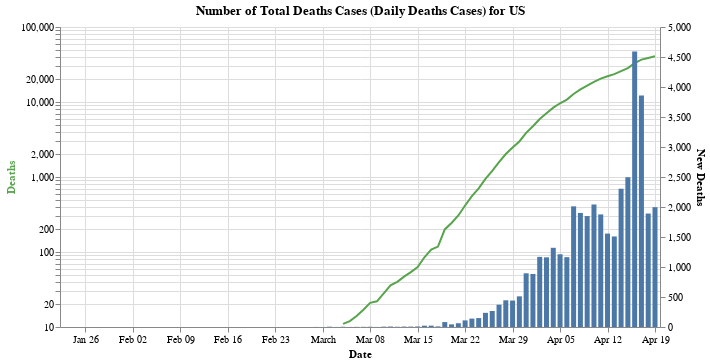

Notebook cell for this chart:
### Code cell
#hide_input
_new_bar = alt.Chart(df_country_cases).mark_bar().encode(
    alt.X('Date:T'),
    alt.Y('New Deaths:Q'),
    tooltip = list(df_country_cases)
)

_total_line = alt.Chart(df_country_cases[df_country_cases['Deaths'] > 10]).mark_line(color='#57A44C').encode(
    alt.X('Date:T'),
    alt.Y('Deaths:Q', axis=alt.Axis(titleColor='#57A44C'), scale=alt.Scale(type='log')),
    tooltip = list(df_country_cases)
)

alt.layer(_total_line, _new_bar).properties(
    width = 600,
    title = f'Number of Total Deaths Cases (Daily Deaths Cases) for {country}'
).resolve_scale(y='independent')

### Figure 1 — Vega-Lite specification as saved in the notebook (floating-point values rounded to 4 significant figures)
{"config": {"view": {"continuousWidth": 400, "continuousHeight": 300}}, "layer": [{"data": {"name": "data-04dc3d1431bc78b35ed537f938637155"}, "mark": {"type": "line", "color": "#57A44C"}, "encoding": {"tooltip": [{"type": "temporal", "field": "Date"}, {"type": "quantitative", "field": "Cases"}, {"type": "quantitative", "field": "Deaths"}, {"type": "quantitative", "field": "Recovered"}, {"type": "quantitative", "field": "Active"}, {"type": "quantitative", "field": "New Cases"}, {"type": "quantitative", "field": "New Deaths"}, {"type": "quantitative", "field": "New Recovered"}, {"type": "quantitative", "field": "New Active"}, {"type": "quantitative", "field": "Deaths_Rate"}, {"type": "quantitative", "field": "Recovered_Rate"}], "x": {"type": "temporal", "field": "Date"}, "y": {"type": "quantitative", "axis": {"titleColor": "#57A44C"}, "field": "Deaths", "scale": {"type": "log"}}}}, {"data": {"name": "data-539c4ec082f0dd5560b89d4c5c0d618b"}, "mark": "bar", "encoding": {"tooltip": [{"type": "temporal", "field": "Date"}, {"type": "quantitative", "field": "Cases"}, {"type": "quantitative", "field": "Deaths"}, {"type": "quantitative", "field": "Recovered"}, {"type": "quantitative", "field": "Active"}, {"type": "quantitative", "field": "New Cases"}, {"type": "quantitative", "field": "New Deaths"}, {"type": "quantitative", "field": "New Recovered"}, {"type": "quantitative", "field": "New Active"}, {"type": "quantitative", "field": "Deaths_Rate"}, {"type": "quantitative", "field": "Recovered_Rate"}], "x": {"type": "temporal", "field": "Date"}, "y": {"type": "quantitative", "field": "New Deaths"}}}], "resolve": {"scale": {"y": "independent"}}, "title": "Number of Total Deaths Cases (Daily Deaths Cases) for US", "width": 600, "$schema": "https://vega.github.io/schema/vega-lite/v4.8.1.json", "datasets": {"data-04dc3d1431bc78b35ed537f938637155": [{"Date": "2020-03-04T00:00:00", "Cases": 149, "Deaths": 11, "Recovered": 7, "Active": 131, "New Cases": 31.0, "New Deaths": 4.0, "New Recovered": 0.0, "New Active": 27.0, "Deaths_Rate": 0.07383, "Recovered_Rate": 0.04698}, {"Date": "2020-03-05T00:00:00", "Cases": 217, "Deaths": 12, "Recovered": 7, "Active": 198, "New Cases": 68.0, "New Deaths": 1.0, "New Recovered": 0.0, "New Active": 67.0, "Deaths_Rate": 0.0553, "Recovered_Rate": 0.03226}, {"Date": "2020-03-06T00:00:00", "Cases": 262, "Deaths": 14, "Recovered": 7, "Active": 241, "New Cases": 45.0, "New Deaths": 2.0, "New Recovered": 0.0, "New Active": 43.0, "Deaths_Rate": 0.05344, "Recovered_Rate": 0.02672}, {"Date": "2020-03-07T00:00:00", "Cases": 402, "Deaths": 17, "Recovered": 7, "Active": 378, "New Cases": 140.0, "New Deaths": 3.0, "New Recovered": 0.0, "New Active": 137.0, "Deaths_Rate": 0.04229, "Recovered_Rate": 0.01741}, {"Date": "2020-03-08T00:00:00", "Cases": 518, "Deaths": 21, "Recovered": 7, "Active": 490, "New Cases": 116.0, "New Deaths": 4.0, "New Recovered": 0.0, "New Active": 112.0, "Deaths_Rate": 0.04054, "Recovered_Rate": 0.01351}, {"Date": "2020-03-09T00:00:00", "Cases": 583, "Deaths": 22, "Recovered": 7, "Active": 554, "New Cases": 65.0, "New Deaths": 1.0, "New Recovered": 0.0, "New Active": 64.0, "Deaths_Rate": 0.03774, "Recovered_Rate": 0.01201}, {"Date": "2020-03-10T00:00:00", "Cases": 959, "Deaths": 28, "Recovered": 8, "Active": 923, "New Cases": 376.0, "New Deaths": 6.0, "New Recovered": 1.0, "New Active": 369.0, "Deaths_Rate": 0.0292, "Recovered_Rate": 0.008342}, {"Date": "2020-03-11T00:00:00", "Cases": 1281, "Deaths": 36, "Recovered": 8, "Active": 1237, "New Cases": 322.0, "New Deaths": 8.0, "New Recovered": 0.0, "New Active": 314.0, "Deaths_Rate": 0.0281, "Recovered_Rate": 0.006245}, {"Date": "2020-03-12T00:00:00", "Cases": 1663, "Deaths": 40, "Recovered": 12, "Active": 1611, "New Cases": 382.0, "New Deaths": 4.0, "New Recovered": 4.0, "New Active": 374.0, "Deaths_Rate": 0.02405, "Recovered_Rate": 0.007216}, {"Date": "2020-03-13T00:00:00", "Cases": 2179, "Deaths": 47, "Recovered": 12, "Active": 2120, "New Cases": 516.0, "New Deaths": 7.0, "New Recovered": 0.0, "New Active": 509.0, "Deaths_Rate": 0.02157, "Recovered_Rate": 0.005507}, {"Date": "2020-03-14T00:00:00", "Cases": 2727, "Deaths": 54, "Recovered": 12, "Active": 2661, "New Cases": 548.0, "New Deaths": 7.0, "New Recovered": 0.0, "New Active": 541.0, "Deaths_Rate": 0.0198, "Recovered_Rate": 0.0044}, {"Date": "2020-03-15T00:00:00", "Cases": 3499, "Deaths": 63, "Recovered": 12, "Active": 3424, "New Cases": 772.0, "New Deaths": 9.0, "New Recovered": 0.0, "New Active": 763.0, "Deaths_Rate": 0.01801, "Recovered_Rate": 0.00343}, {"Date": "2020-03-16T00:00:00", "Cases": 4632, "Deaths": 85, "Recovered": 17, "Active": 4530, "New Cases": 1133.0, "New Deaths": 22.0, "New Recovered": 5.0, "New Active": 1106.0, "Deaths_Rate": 0.01835, "Recovered_Rate": 0.00367}, {"Date": "2020-03-17T00:00:00", "Cases": 6421, "Deaths": 108, "Recovered": 17, "Active": 6296, "New Cases": 1789.0, "New Deaths": 23.0, "New Recovered": 0.0, "New Active": 1766.0, "Deaths_Rate": 0.01682, "Recovered_Rate": 0.002648}, {"Date": "2020-03-18T00:00:00", "Cases": 7783, "Deaths": 118, "Recovered": 105, "Active": 7560, "New Cases": 1362.0, "New Deaths": 10.0, "New Recovered": 88.0, "New Active": 1264.0, "Deaths_Rate": 0.01516, "Recovered_Rate": 0.01349}, {"Date": "2020-03-19T00:00:00", "Cases": 13747, "Deaths": 200, "Recovered": 121, "Active": 13426, "New Cases": 5964.0, "New Deaths": 82.0, "New Recovered": 16.0, "New Active": 5866.0, "Deaths_Rate": 0.01455, "Recovered_Rate": 0.008802}, {"Date": "2020-03-20T00:00:00", "Cases": 19273, "Deaths": 244, "Recovered": 147, "Active": 18882, "New Cases": 5526.0, "New Deaths": 44.0, "New Recovered": 26.0, "New Active": 5456.0, "Deaths_Rate": 0.01266, "Recovered_Rate": 0.007627}, {"Date": "2020-03-21T00:00:00", "Cases": 25600, "Deaths": 307, "Recovered": 176, "Active": 25117, "New Cases": 6327.0, "New Deaths": 63.0, "New Recovered": 29.0, "New Active": 6235.0, "Deaths_Rate": 0.01199, "Recovered_Rate": 0.006875}, {"Date": "2020-03-22T00:00:00", "Cases": 33276, "Deaths": 417, "Recovered": 178, "Active": 32681, "New Cases": 7676.0, "New Deaths": 110.0, "New Recovered": 2.0, "New Active": 7564.0, "Deaths_Rate": 0.01253, "Recovered_Rate": 0.005349}, {"Date": "2020-03-23T00:00:00", "Cases": 43843, "Deaths": 557, "Recovered": 178, "Active": 43108, "New Cases": 10570.0, "New Deaths": 140.0, "New Recovered": 0.0, "New Active": 10430.0, "Deaths_Rate": 0.0127, "Recovered_Rate": 0.00406}, {"Date": "2020-03-24T00:00:00", "Cases": 53736, "Deaths": 706, "Recovered": 348, "Active": 52682, "New Cases": 9893.0, "New Deaths": 149.0, "New Recovered": 170.0, "New Active": 9574.0, "Deaths_Rate": 0.01314, "Recovered_Rate": 0.006476}, {"Date": "2020-03-25T00:00:00", "Cases": 65778, "Deaths": 942, "Recovered": 361, "Active": 64475, "New Cases": 12040.0, "New Deaths": 236.0, "New Recovered": 13.0, "New Active": 11790.0, "Deaths_Rate": 0.01432, "Recovered_Rate": 0.005488}, {"Date": "2020-03-26T00:00:00", "Cases": 83836, "Deaths": 1209, "Recovered": 681, "Active": 81946, "New Cases": 18060.0, "New Deaths": 267.0, "New Recovered": 320.0, "New Active": 17470.0, "Deaths_Rate": 0.01442, "Recovered_Rate": 0.008123}, {"Date": "2020-03-27T00:00:00", "Cases": 101657, "Deaths": 1581, "Recovered": 869, "Active": 99207, "New Cases": 17820.0, "New Deaths": 372.0, "New Recovered": 188.0, "New Active": 17260.0, "Deaths_Rate": 0.01555, "Recovered_Rate": 0.008548}, {"Date": "2020-03-28T00:00:00", "Cases": 121465, "Deaths": 2026, "Recovered": 1072, "Active": 118367, "New Cases": 19810.0, "New Deaths": 445.0, "New Recovered": 203.0, "New Active": 19160.0, "Deaths_Rate": 0.01668, "Recovered_Rate": 0.008826}, {"Date": "2020-03-29T00:00:00", "Cases": 140909, "Deaths": 2467, "Recovered": 2665, "Active": 135777, "New Cases": 19440.0, "New Deaths": 441.0, "New Recovered": 1593.0, "New Active": 17410.0, "Deaths_Rate": 0.01751, "Recovered_Rate": 0.01891}, {"Date": "2020-03-30T00:00:00", "Cases": 161831, "Deaths": 2978, "Recovered": 5644, "Active": 153209, "New Cases": 20920.0, "New Deaths": 511.0, "New Recovered": 2979.0, "New Active": 17430.0, "Deaths_Rate": 0.0184, "Recovered_Rate": 0.03488}, {"Date": "2020-03-31T00:00:00", "Cases": 188172, "Deaths": 3873, "Recovered": 7024, "Active": 177275, "New Cases": 26340.0, "New Deaths": 895.0, "New Recovered": 1380.0, "New Active": 24070.0, "Deaths_Rate": 0.02058, "Recovered_Rate": 0.03733}, {"Date": "2020-04-01T00:00:00", "Cases": 213372, "Deaths": 4757, "Recovered": 8474, "Active": 200141, "New Cases": 25200.0, "New Deaths": 884.0, "New Recovered": 1450.0, "New Active": 22870.0, "Deaths_Rate": 0.02229, "Recovered_Rate": 0.03971}, {"Date": "2020-04-02T00:00:00", "Cases": 243762, "Deaths": 5926, "Recovered": 9001, "Active": 228835, "New Cases": 30390.0, "New Deaths": 1169.0, "New Recovered": 527.0, "New Active": 28690.0, "Deaths_Rate": 0.02431, "Recovered_Rate": 0.03693}, {"Date": "2020-04-03T00:00:00", "Cases": 275586, "Deaths": 7087, "Recovered": 9707, "Active": 258792, "New Cases": 31820.0, "New Deaths": 1161.0, "New Recovered": 706.0, "New Active": 29960.0, "Deaths_Rate": 0.02572, "Recovered_Rate": 0.03522}, {"Date": "2020-04-04T00:00:00", "Cases": 308853, "Deaths": 8407, "Recovered": 14652, "Active": 285794, "New Cases": 33270.0, "New Deaths": 1320.0, "New Recovered": 4945.0, "New Active": 27000.0, "Deaths_Rate": 0.02722, "Recovered_Rate": 0.04744}, {"Date": "2020-04-05T00:00:00", "Cases": 337072, "Deaths": 9619, "Recovered": 17448, "Active": 310005, "New Cases": 28220.0, "New Deaths": 1212.0, "New Recovered": 2796.0, "New Active": 24210.0, "Deaths_Rate": 0.02854, "Recovered_Rate": 0.05176}, {"Date": "2020-04-06T00:00:00", "Cases": 366667, "Deaths": 10783, "Recovered": 19581, "Active": 336303, "New Cases": 29600.0, "New Deaths": 1164.0, "New Recovered": 2133.0, "New Active": 26300.0, "Deaths_Rate": 0.02941, "Recovered_Rate": 0.0534}, {"Date": "2020-04-07T00:00:00", "Cases": 397505, "Deaths": 12794, "Recovered": 21763, "Active": 362948, "New Cases": 30840.0, "New Deaths": 2011.0, "New Recovered": 2182.0, "New Active": 26640.0, "Deaths_Rate": 0.03219, "Recovered_Rate": 0.05475}, {"Date": "2020-04-08T00:00:00", "Cases": 429052, "Deaths": 14695, "Recovered": 23559, "Active": 390798, "New Cases": 31550.0, "New Deaths": 1901.0, "New Recovered": 1796.0, "New Active": 27850.0, "Deaths_Rate": 0.03425, "Recovered_Rate": 0.05491}, {"Date": "2020-04-09T00:00:00", "Cases": 462780, "Deaths": 16544, "Recovered": 25410, "Active": 420826, "New Cases": 33730.0, "New Deaths": 1849.0, "New Recovered": 1851.0, "New Active": 30030.0, "Deaths_Rate": 0.03575, "Recovered_Rate": 0.05491}, {"Date": "2020-04-10T00:00:00", "Cases": 496535, "Deaths": 18586, "Recovered": 28790, "Active": 449159, "New Cases": 33760.0, "New Deaths": 2042.0, "New Recovered": 3380.0, "New Active": 28330.0, "Deaths_Rate": 0.03743, "Recovered_Rate": 0.05798}, {"Date": "2020-04-11T00:00:00", "Cases": 526396, "Deaths": 20462, "Recovered": 31270, "Active": 474664, "New Cases": 29860.0, "New Deaths": 1876.0, "New Recovered": 2480.0, "New Active": 25500.0, "Deaths_Rate": 0.03887, "Recovered_Rate": 0.0594}, {"Date": "2020-04-12T00:00:00", "Cases": 555313, "Deaths": 22019, "Recovered": 32988, "Active": 500306, "New Cases": 28920.0, "New Deaths": 1557.0, "New Recovered": 1718.0, "New Active": 25640.0, "Deaths_Rate": 0.03965, "Recovered_Rate": 0.0594}, {"Date": "2020-04-13T00:00:00", "Cases": 580619, "Deaths": 23528, "Recovered": 43482, "Active": 513609, "New Cases": 25310.0, "New Deaths": 1509.0, "New Recovered": 10490.0, "New Active": 13300.0, "Deaths_Rate": 0.04052, "Recovered_Rate": 0.07489}, {"Date": "2020-04-14T00:00:00", "Cases": 607670, "Deaths": 25831, "Recovered": 47763, "Active": 534076, "New Cases": 27050.0, "New Deaths": 2303.0, "New Recovered": 4281.0, "New Active": 20470.0, "Deaths_Rate": 0.04251, "Recovered_Rate": 0.0786}, {"Date": "2020-04-15T00:00:00", "Cases": 636350, "Deaths": 28325, "Recovered": 52096, "Active": 555929, "New Cases": 28680.0, "New Deaths": 2494.0, "New Recovered": 4333.0, "New Active": 21850.0, "Deaths_Rate": 0.04451, "Recovered_Rate": 0.08187}, {"Date": "2020-04-16T00:00:00", "Cases": 667592, "Deaths": 32916, "Recovered": 54703, "Active": 579973, "New Cases": 31240.0, "New Deaths": 4591.0, "New Recovered": 2607.0, "New Active": 24040.0, "Deaths_Rate": 0.04931, "Recovered_Rate": 0.08194}, {"Date": "2020-04-17T00:00:00", "Cases": 699706, "Deaths": 36773, "Recovered": 58545, "Active": 604388, "New Cases": 32110.0, "New Deaths": 3857.0, "New Recovered": 3842.0, "New Active": 24420.0, "Deaths_Rate": 0.05255, "Recovered_Rate": 0.08367}, {"Date": "2020-04-18T00:00:00", "Cases": 732197, "Deaths": 38664, "Recovered": 64840, "Active": 628693, "New Cases": 32490.0, "New Deaths": 1891.0, "New Recovered": 6295.0, "New Active": 24300.0, "Deaths_Rate": 0.05281, "Recovered_Rate": 0.08856}, {"Date": "2020-04-19T00:00:00", "Cases": 759086, "Deaths": 40661, "Recovered": 70337, "Active": 648088, "New Cases": 26890.0, "New Deaths": 1997.0, "New Recovered": 5497.0, "New Active": 19400.0, "Deaths_Rate": 0.05357, "Recovered_Rate": 0.09266}], "data-539c4ec082f0dd5560b89d4c5c0d618b": [{"Date": "2020-01-22T00:00:00", "Cases": 1, "Deaths": 0, "Recovered": 0, "Active": 1, "New Cases": null, "New Deaths": null, "New Recovered": null, "New Active": null, "Deaths_Rate": 0.0, "Recovered_Rate": 0.0}, {"Date": "2020-01-23T00:00:00", "Cases": 1, "Deaths": 0, "Recovered": 0, "Active": 1, "New Cases": 0.0, "New Deaths": 0.0, "New Recovered": 0.0, "New Active": 0.0, "Deaths_Rate": 0.0, "Recovered_Rate": 0.0}, {"Date": "2020-01-24T00:00:00", "Cases": 2, "Deaths": 0, "Recovered": 0, "Active": 2, "New Cases": 1.0, "New Deaths": 0.0, "New Recovered": 0.0, "New Active": 1.0, "Deaths_Rate": 0.0, "Recovered_Rate": 0.0}, {"Date": "2020-01-25T00:00:00", "Cases": 2, "Deaths": 0, "Recovered": 0, "Active": 2, "New Cases": 0.0, "New Deaths": 0.0, "New Recovered": 0.0, "New Active": 0.0, "Deaths_Rate": 0.0, "Recovered_Rate": 0.0}, {"Date": "2020-01-26T00:00:00", "Cases": 5, "Deaths": 0, "Recovered": 0, "Active": 5, "New Cases": 3.0, "New Deaths": 0.0, "New Recovered": 0.0, "New Active": 3.0, "Deaths_Rate": 0.0, "Recovered_Rate": 0.0}, {"Date": "2020-01-27T00:00:00", "Cases": 5, "Deaths": 0, "Recovered": 0, "Active": 5, "New Cases": 0.0, "New Deaths": 0.0, "New Recovered": 0.0, "New Active": 0.0, "Deaths_Rate": 0.0, "Recovered_Rate": 0.0}, {"Date": "2020-01-28T00:00:00", "Cases": 5, "Deaths": 0, "Recovered": 0, "Active": 5, "New Cases": 0.0, "New Deaths": 0.0, "New Recovered": 0.0, "New Active": 0.0, "Deaths_Rate": 0.0, "Recovered_Rate": 0.0}, {"Date": "2020-01-29T00:00:00", "Cases": 5, "Deaths": 0, "Recovered": 0, "Active": 5, "New Cases": 0.0, "New Deaths": 0.0, "New Recovered": 0.0, "New Active": 0.0, "Deaths_Rate": 0.0, "Recovered_Rate": 0.0}, {"Date": "2020-01-30T00:00:00", "Cases": 5, "Deaths": 0, "Recovered": 0, "Active": 5, "New Cases": 0.0, "New Deaths": 0.0, "New Recovered": 0.0, "New Active": 0.0, "Deaths_Rate": 0.0, "Recovered_Rate": 0.0}, {"Date": "2020-01-31T00:00:00", "Cases": 7, "Deaths": 0, "Recovered": 0, "Active": 7, "New Cases": 2.0, "New Deaths": 0.0, "New Recovered": 0.0, "New Active": 2.0, "Deaths_Rate": 0.0, "Recovered_Rate": 0.0}, {"Date": "2020-02-01T00:00:00", "Cases": 8, "Deaths": 0, "Recovered": 0, "Active": 8, "New Cases": 1.0, "New Deaths": 0.0, "New Recovered": 0.0, "New Active": 1.0, "Deaths_Rate": 0.0, "Recovered_Rate": 0.0}, {"Date": "2020-02-02T00:00:00", "Cases": 8, "Deaths": 0, "Recovered": 0, "Active": 8, "New Cases": 0.0, "New Deaths": 0.0, "New Recovered": 0.0, "New Active": 0.0, "Deaths_Rate": 0.0, "Recovered_Rate": 0.0}, {"Date": "2020-02-03T00:00:00", "Cases": 11, "Deaths": 0, "Recovered": 0, "Active": 11, "New Cases": 3.0, "New Deaths": 0.0, "New Recovered": 0.0, "New Active": 3.0, "Deaths_Rate": 0.0, "Recovered_Rate": 0.0}, {"Date": "2020-02-04T00:00:00", "Cases": 11, "Deaths": 0, "Recovered": 0, "Active": 11, "New Cases": 0.0, "New Deaths": 0.0, "New Recovered": 0.0, "New Active": 0.0, "Deaths_Rate": 0.0, "Recovered_Rate": 0.0}, {"Date": "2020-02-05T00:00:00", "Cases": 11, "Deaths": 0, "Recovered": 0, "Active": 11, "New Cases": 0.0, "New Deaths": 0.0, "New Recovered": 0.0, "New Active": 0.0, "Deaths_Rate": 0.0, "Recovered_Rate": 0.0}, {"Date": "2020-02-06T00:00:00", "Cases": 11, "Deaths": 0, "Recovered": 0, "Active": 11, "New Cases": 0.0, "New Deaths": 0.0, "New Recovered": 0.0, "New Active": 0.0, "Deaths_Rate": 0.0, "Recovered_Rate": 0.0}, {"Date": "2020-02-07T00:00:00", "Cases": 11, "Deaths": 0, "Recovered": 0, "Active": 11, "New Cases": 0.0, "New Deaths": 0.0, "New Recovered": 0.0, "New Active": 0.0, "Deaths_Rate": 0.0, "Recovered_Rate": 0.0}, {"Date": "2020-02-08T00:00:00", "Cases": 11, "Deaths": 0, "Recovered": 0, "Active": 11, "New Cases": 0.0, "New Deaths": 0.0, "New Recovered": 0.0, "New Active": 0.0, "Deaths_Rate": 0.0, "Recovered_Rate": 0.0}, {"Date": "2020-02-09T00:00:00", "Cases": 11, "Deaths": 0, "Recovered": 3, "Active": 8, "New Cases": 0.0, "New Deaths": 0.0, "New Recovered": 3.0, "New Active": -3.0, "Deaths_Rate": 0.0, "Recovered_Rate": 0.2727}, {"Date": "2020-02-10T00:00:00", "Cases": 11, "Deaths": 0, "Recovered": 3, "Active": 8, "New Cases": 0.0, "New Deaths": 0.0, "New Recovered": 0.0, "New Active": 0.0, "Deaths_Rate": 0.0, "Recovered_Rate": 0.2727}, {"Date": "2020-02-11T00:00:00", "Cases": 12, "Deaths": 0, "Recovered": 3, "Active": 9, "New Cases": 1.0, "New Deaths": 0.0, "New Recovered": 0.0, "New Active": 1.0, "Deaths_Rate": 0.0, "Recovered_Rate": 0.25}, {"Date": "2020-02-12T00:00:00", "Cases": 12, "Deaths": 0, "Recovered": 3, "Active": 9, "New Cases": 0.0, "New Deaths": 0.0, "New Recovered": 0.0, "New Active": 0.0, "Deaths_Rate": 0.0, "Recovered_Rate": 0.25}, {"Date": "2020-02-13T00:00:00", "Cases": 13, "Deaths": 0, "Recovered": 3, "Active": 10, "New Cases": 1.0, "New Deaths": 0.0, "New Recovered": 0.0, "New Active": 1.0, "Deaths_Rate": 0.0, "Recovered_Rate": 0.2308}, {"Date": "2020-02-14T00:00:00", "Cases": 13, "Deaths": 0, "Recovered": 3, "Active": 10, "New Cases": 0.0, "New Deaths": 0.0, "New Recovered": 0.0, "New Active": 0.0, "Deaths_Rate": 0.0, "Recovered_Rate": 0.2308}, {"Date": "2020-02-15T00:00:00", "Cases": 13, "Deaths": 0, "Recovered": 3, "Active": 10, "New Cases": 0.0, "New Deaths": 0.0, "New Recovered": 0.0, "New Active": 0.0, "Deaths_Rate": 0.0, "Recovered_Rate": 0.2308}, {"Date": "2020-02-16T00:00:00", "Cases": 13, "Deaths": 0, "Recovered": 3, "Active": 10, "New Cases": 0.0, "New Deaths": 0.0, "New Recovered": 0.0, "New Active": 0.0, "Deaths_Rate": 0.0, "Recovered_Rate": 0.2308}, {"Date": "2020-02-17T00:00:00", "Cases": 13, "Deaths": 0, "Recovered": 3, "Active": 10, "New Cases": 0.0, "New Deaths": 0.0, "New Recovered": 0.0, "New Active": 0.0, "Deaths_Rate": 0.0, "Recovered_Rate": 0.2308}, {"Date": "2020-02-18T00:00:00", "Cases": 13, "Deaths": 0, "Recovered": 3, "Active": 10, "New Cases": 0.0, "New Deaths": 0.0, "New Recovered": 0.0, "New Active": 0.0, "Deaths_Rate": 0.0, "Recovered_Rate": 0.2308}, {"Date": "2020-02-19T00:00:00", "Cases": 13, "Deaths": 0, "Recovered": 3, "Active": 10, "New Cases": 0.0, "New Deaths": 0.0, "New Recovered": 0.0, "New Active": 0.0, "Deaths_Rate": 0.0, "Recovered_Rate": 0.2308}, {"Date": "2020-02-20T00:00:00", "Cases": 13, "Deaths": 0, "Recovered": 3, "Active": 10, "New Cases": 0.0, "New Deaths": 0.0, "New Recovered": 0.0, "New Active": 0.0, "Deaths_Rate": 0.0, "Recovered_Rate": 0.2308}, {"Date": "2020-02-21T00:00:00", "Cases": 15, "Deaths": 0, "Recovered": 5, "Active": 10, "New Cases": 2.0, "New Deaths": 0.0, "New Recovered": 2.0, "New Active": 0.0, "Deaths_Rate": 0.0, "Recovered_Rate": 0.3333}, {"Date": "2020-02-22T00:00:00", "Cases": 15, "Deaths": 0, "Recovered": 5, "Active": 10, "New Cases": 0.0, "New Deaths": 0.0, "New Recovered": 0.0, "New Active": 0.0, "Deaths_Rate": 0.0, "Recovered_Rate": 0.3333}, {"Date": "2020-02-23T00:00:00", "Cases": 15, "Deaths": 0, "Recovered": 5, "Active": 10, "New Cases": 0.0, "New Deaths": 0.0, "New Recovered": 0.0, "New Active": 0.0, "Deaths_Rate": 0.0, "Recovered_Rate": 0.3333}, {"Date": "2020-02-24T00:00:00", "Cases": 51, "Deaths": 0, "Recovered": 5, "Active": 46, "New Cases": 36.0, "New Deaths": 0.0, "New Recovered": 0.0, "New Active": 36.0, "Deaths_Rate": 0.0, "Recovered_Rate": 0.09804}, {"Date": "2020-02-25T00:00:00", "Cases": 51, "Deaths": 0, "Recovered": 6, "Active": 45, "New Cases": 0.0, "New Deaths": 0.0, "New Recovered": 1.0, "New Active": -1.0, "Deaths_Rate": 0.0, "Recovered_Rate": 0.1176}, {"Date": "2020-02-26T00:00:00", "Cases": 57, "Deaths": 0, "Recovered": 6, "Active": 51, "New Cases": 6.0, "New Deaths": 0.0, "New Recovered": 0.0, "New Active": 6.0, "Deaths_Rate": 0.0, "Recovered_Rate": 0.1053}, {"Date": "2020-02-27T00:00:00", "Cases": 58, "Deaths": 0, "Recovered": 6, "Active": 52, "New Cases": 1.0, "New Deaths": 0.0, "New Recovered": 0.0, "New Active": 1.0, "Deaths_Rate": 0.0, "Recovered_Rate": 0.1034}, {"Date": "2020-02-28T00:00:00", "Cases": 60, "Deaths": 0, "Recovered": 7, "Active": 53, "New Cases": 2.0, "New Deaths": 0.0, "New Recovered": 1.0, "New Active": 1.0, "Deaths_Rate": 0.0, "Recovered_Rate": 0.1167}, {"Date": "2020-02-29T00:00:00", "Cases": 68, "Deaths": 1, "Recovered": 7, "Active": 60, "New Cases": 8.0, "New Deaths": 1.0, "New Recovered": 0.0, "New Active": 7.0, "Deaths_Rate": 0.01471, "Recovered_Rate": 0.1029}, {"Date": "2020-03-01T00:00:00", "Cases": 74, "Deaths": 1, "Recovered": 7, "Active": 66, "New Cases": 6.0, "New Deaths": 0.0, "New Recovered": 0.0, "New Active": 6.0, "Deaths_Rate": 0.01351, "Recovered_Rate": 0.09459}, {"Date": "2020-03-02T00:00:00", "Cases": 98, "Deaths": 6, "Recovered": 7, "Active": 85, "New Cases": 24.0, "New Deaths": 5.0, "New Recovered": 0.0, "New Active": 19.0, "Deaths_Rate": 0.06122, "Recovered_Rate": 0.07143}, {"Date": "2020-03-03T00:00:00", "Cases": 118, "Deaths": 7, "Recovered": 7, "Active": 104, "New Cases": 20.0, "New Deaths": 1.0, "New Recovered": 0.0, "New Active": 19.0, "Deaths_Rate": 0.05932, "Recovered_Rate": 0.05932}, {"Date": "2020-03-04T00:00:00", "Cases": 149, "Deaths": 11, "Recovered": 7, "Active": 131, "New Cases": 31.0, "New Deaths": 4.0, "New Recovered": 0.0, "New Active": 27.0, "Deaths_Rate": 0.07383, "Recovered_Rate": 0.04698}, {"Date": "2020-03-05T00:00:00", "Cases": 217, "Deaths": 12, "Recovered": 7, "Active": 198, "New Cases": 68.0, "New Deaths": 1.0, "New Recovered": 0.0, "New Active": 67.0, "Deaths_Rate": 0.0553, "Recovered_Rate": 0.03226}, {"Date": "2020-03-06T00:00:00", "Cases": 262, "Deaths": 14, "Recovered": 7, "Active": 241, "New Cases": 45.0, "New Deaths": 2.0, "New Recovered": 0.0, "New Active": 43.0, "Deaths_Rate": 0.05344, "Recovered_Rate": 0.02672}, {"Date": "2020-03-07T00:00:00", "Cases": 402, "Deaths": 17, "Recovered": 7, "Active": 378, "New Cases": 140.0, "New Deaths": 3.0, "New Recovered": 0.0, "New Active": 137.0, "Deaths_Rate": 0.04229, "Recovered_Rate": 0.01741}, {"Date": "2020-03-08T00:00:00", "Cases": 518, "Deaths": 21, "Recovered": 7, "Active": 490, "New Cases": 116.0, "New Deaths": 4.0, "New Recovered": 0.0, "New Active": 112.0, "Deaths_Rate": 0.04054, "Recovered_Rate": 0.01351}, {"Date": "2020-03-09T00:00:00", "Cases": 583, "Deaths": 22, "Recovered": 7, "Active": 554, "New Cases": 65.0, "New Deaths": 1.0, "New Recovered": 0.0, "New Active": 64.0, "Deaths_Rate": 0.03774, "Recovered_Rate": 0.01201}, {"Date": "2020-03-10T00:00:00", "Cases": 959, "Deaths": 28, "Recovered": 8, "Active": 923, "New Cases": 376.0, "New Deaths": 6.0, "New Recovered": 1.0, "New Active": 369.0, "Deaths_Rate": 0.0292, "Recovered_Rate": 0.008342}, {"Date": "2020-03-11T00:00:00", "Cases": 1281, "Deaths": 36, "Recovered": 8, "Active": 1237, "New Cases": 322.0, "New Deaths": 8.0, "New Recovered": 0.0, "New Active": 314.0, "Deaths_Rate": 0.0281, "Recovered_Rate": 0.006245}, {"Date": "2020-03-12T00:00:00", "Cases": 1663, "Deaths": 40, "Recovered": 12, "Active": 1611, "New Cases": 382.0, "New Deaths": 4.0, "New Recovered": 4.0, "New Active": 374.0, "Deaths_Rate": 0.02405, "Recovered_Rate": 0.007216}, {"Date": "2020-03-13T00:00:00", "Cases": 2179, "Deaths": 47, "Recovered": 12, "Active": 2120, "New Cases": 516.0, "New Deaths": 7.0, "New Recovered": 0.0, "New Active": 509.0, "Deaths_Rate": 0.02157, "Recovered_Rate": 0.005507}, {"Date": "2020-03-14T00:00:00", "Cases": 2727, "Deaths": 54, "Recovered": 12, "Active": 2661, "New Cases": 548.0, "New Deaths": 7.0, "New Recovered": 0.0, "New Active": 541.0, "Deaths_Rate": 0.0198, "Recovered_Rate": 0.0044}, {"Date": "2020-03-15T00:00:00", "Cases": 3499, "Deaths": 63, "Recovered": 12, "Active": 3424, "New Cases": 772.0, "New Deaths": 9.0, "New Recovered": 0.0, "New Active": 763.0, "Deaths_Rate": 0.01801, "Recovered_Rate": 0.00343}, {"Date": "2020-03-16T00:00:00", "Cases": 4632, "Deaths": 85, "Recovered": 17, "Active": 4530, "New Cases": 1133.0, "New Deaths": 22.0, "New Recovered": 5.0, "New Active": 1106.0, "Deaths_Rate": 0.01835, "Recovered_Rate": 0.00367}, {"Date": "2020-03-17T00:00:00", "Cases": 6421, "Deaths": 108, "Recovered": 17, "Active": 6296, "New Cases": 1789.0, "New Deaths": 23.0, "New Recovered": 0.0, "New Active": 1766.0, "Deaths_Rate": 0.01682, "Recovered_Rate": 0.002648}, {"Date": "2020-03-18T00:00:00", "Cases": 7783, "Deaths": 118, "Recovered": 105, "Active": 7560, "New Cases": 1362.0, "New Deaths": 10.0, "New Recovered": 88.0, "New Active": 1264.0, "Deaths_Rate": 0.01516, "Recovered_Rate": 0.01349}, {"Date": "2020-03-19T00:00:00", "Cases": 13747, "Deaths": 200, "Recovered": 121, "Active": 13426, "New Cases": 5964.0, "New Deaths": 82.0, "New Recovered": 16.0, "New Active": 5866.0, "Deaths_Rate": 0.01455, "Recovered_Rate": 0.008802}, {"Date": "2020-03-20T00:00:00", "Cases": 19273, "Deaths": 244, "Recovered": 147, "Active": 18882, "New Cases": 5526.0, "New Deaths": 44.0, "New Recovered": 26.0, "New Active": 5456.0, "Deaths_Rate": 0.01266, "Recovered_Rate": 0.007627}, {"Date": "2020-03-21T00:00:00", "Cases": 25600, "Deaths": 307, "Recovered": 176, "Active": 25117, "New Cases": 6327.0, "New Deaths": 63.0, "New Recovered": 29.0, "New Active": 6235.0, "Deaths_Rate": 0.01199, "Recovered_Rate": 0.006875}, {"Date": "2020-03-22T00:00:00", "Cases": 33276, "Deaths": 417, "Recovered": 178, "Active": 32681, "New Cases": 7676.0, "New Deaths": 110.0, "New Recovered": 2.0, "New Active": 7564.0, "Deaths_Rate": 0.01253, "Recovered_Rate": 0.005349}, {"Date": "2020-03-23T00:00:00", "Cases": 43843, "Deaths": 557, "Recovered": 178, "Active": 43108, "New Cases": 10570.0, "New Deaths": 140.0, "New Recovered": 0.0, "New Active": 10430.0, "Deaths_Rate": 0.0127, "Recovered_Rate": 0.00406}, {"Date": "2020-03-24T00:00:00", "Cases": 53736, "Deaths": 706, "Recovered": 348, "Active": 52682, "New Cases": 9893.0, "New Deaths": 149.0, "New Recovered": 170.0, "New Active": 9574.0, "Deaths_Rate": 0.01314, "Recovered_Rate": 0.006476}, {"Date": "2020-03-25T00:00:00", "Cases": 65778, "Deaths": 942, "Recovered": 361, "Active": 64475, "New Cases": 12040.0, "New Deaths": 236.0, "New Recovered": 13.0, "New Active": 11790.0, "Deaths_Rate": 0.01432, "Recovered_Rate": 0.005488}, {"Date": "2020-03-26T00:00:00", "Cases": 83836, "Deaths": 1209, "Recovered": 681, "Active": 81946, "New Cases": 18060.0, "New Deaths": 267.0, "New Recovered": 320.0, "New Active": 17470.0, "Deaths_Rate": 0.01442, "Recovered_Rate": 0.008123}, {"Date": "2020-03-27T00:00:00", "Cases": 101657, "Deaths": 1581, "Recovered": 869, "Active": 99207, "New Cases": 17820.0, "New Deaths": 372.0, "New Recovered": 188.0, "New Active": 17260.0, "Deaths_Rate": 0.01555, "Recovered_Rate": 0.008548}, {"Date": "2020-03-28T00:00:00", "Cases": 121465, "Deaths": 2026, "Recovered": 1072, "Active": 118367, "New Cases": 19810.0, "New Deaths": 445.0, "New Recovered": 203.0, "New Active": 19160.0, "Deaths_Rate": 0.01668, "Recovered_Rate": 0.008826}, {"Date": "2020-03-29T00:00:00", "Cases": 140909, "Deaths": 2467, "Recovered": 2665, "Active": 135777, "New Cases": 19440.0, "New Deaths": 441.0, "New Recovered": 1593.0, "New Active": 17410.0, "Deaths_Rate": 0.01751, "Recovered_Rate": 0.01891}, {"Date": "2020-03-30T00:00:00", "Cases": 161831, "Deaths": 2978, "Recovered": 5644, "Active": 153209, "New Cases": 20920.0, "New Deaths": 511.0, "New Recovered": 2979.0, "New Active": 17430.0, "Deaths_Rate": 0.0184, "Recovered_Rate": 0.03488}, {"Date": "2020-03-31T00:00:00", "Cases": 188172, "Deaths": 3873, "Recovered": 7024, "Active": 177275, "New Cases": 26340.0, "New Deaths": 895.0, "New Recovered": 1380.0, "New Active": 24070.0, "Deaths_Rate": 0.02058, "Recovered_Rate": 0.03733}, {"Date": "2020-04-01T00:00:00", "Cases": 213372, "Deaths": 4757, "Recovered": 8474, "Active": 200141, "New Cases": 25200.0, "New Deaths": 884.0, "New Recovered": 1450.0, "New Active": 22870.0, "Deaths_Rate": 0.02229, "Recovered_Rate": 0.03971}, {"Date": "2020-04-02T00:00:00", "Cases": 243762, "Deaths": 5926, "Recovered": 9001, "Active": 228835, "New Cases": 30390.0, "New Deaths": 1169.0, "New Recovered": 527.0, "New Active": 28690.0, "Deaths_Rate": 0.02431, "Recovered_Rate": 0.03693}, {"Date": "2020-04-03T00:00:00", "Cases": 275586, "Deaths": 7087, "Recovered": 9707, "Active": 258792, "New Cases": 31820.0, "New Deaths": 1161.0, "New Recovered": 706.0, "New Active": 29960.0, "Deaths_Rate": 0.02572, "Recovered_Rate": 0.03522}, {"Date": "2020-04-04T00:00:00", "Cases": 308853, "Deaths": 8407, "Recovered": 14652, "Active": 285794, "New Cases": 33270.0, "New Deaths": 1320.0, "New Recovered": 4945.0, "New Active": 27000.0, "Deaths_Rate": 0.02722, "Recovered_Rate": 0.04744}, {"Date": "2020-04-05T00:00:00", "Cases": 337072, "Deaths": 9619, "Recovered": 17448, "Active": 310005, "New Cases": 28220.0, "New Deaths": 1212.0, "New Recovered": 2796.0, "New Active": 24210.0, "Deaths_Rate": 0.02854, "Recovered_Rate": 0.05176}, {"Date": "2020-04-06T00:00:00", "Cases": 366667, "Deaths": 10783, "Recovered": 19581, "Active": 336303, "New Cases": 29600.0, "New Deaths": 1164.0, "New Recovered": 2133.0, "New Active": 26300.0, "Deaths_Rate": 0.02941, "Recovered_Rate": 0.0534}, {"Date": "2020-04-07T00:00:00", "Cases": 397505, "Deaths": 12794, "Recovered": 21763, "Active": 362948, "New Cases": 30840.0, "New Deaths": 2011.0, "New Recovered": 2182.0, "New Active": 26640.0, "Deaths_Rate": 0.03219, "Recovered_Rate": 0.05475}, {"Date": "2020-04-08T00:00:00", "Cases": 429052, "Deaths": 14695, "Recovered": 23559, "Active": 390798, "New Cases": 31550.0, "New Deaths": 1901.0, "New Recovered": 1796.0, "New Active": 27850.0, "Deaths_Rate": 0.03425, "Recovered_Rate": 0.05491}, {"Date": "2020-04-09T00:00:00", "Cases": 462780, "Deaths": 16544, "Recovered": 25410, "Active": 420826, "New Cases": 33730.0, "New Deaths": 1849.0, "New Recovered": 1851.0, "New Active": 30030.0, "Deaths_Rate": 0.03575, "Recovered_Rate": 0.05491}, {"Date": "2020-04-10T00:00:00", "Cases": 496535, "Deaths": 18586, "Recovered": 28790, "Active": 449159, "New Cases": 33760.0, "New Deaths": 2042.0, "New Recovered": 3380.0, "New Active": 28330.0, "Deaths_Rate": 0.03743, "Recovered_Rate": 0.05798}, {"Date": "2020-04-11T00:00:00", "Cases": 526396, "Deaths": 20462, "Recovered": 31270, "Active": 474664, "New Cases": 29860.0, "New Deaths": 1876.0, "New Recovered": 2480.0, "New Active": 25500.0, "Deaths_Rate": 0.03887, "Recovered_Rate": 0.0594}, {"Date": "2020-04-12T00:00:00", "Cases": 555313, "Deaths": 22019, "Recovered": 32988, "Active": 500306, "New Cases": 28920.0, "New Deaths": 1557.0, "New Recovered": 1718.0, "New Active": 25640.0, "Deaths_Rate": 0.03965, "Recovered_Rate": 0.0594}, {"Date": "2020-04-13T00:00:00", "Cases": 580619, "Deaths": 23528, "Recovered": 43482, "Active": 513609, "New Cases": 25310.0, "New Deaths": 1509.0, "New Recovered": 10490.0, "New Active": 13300.0, "Deaths_Rate": 0.04052, "Recovered_Rate": 0.07489}, {"Date": "2020-04-14T00:00:00", "Cases": 607670, "Deaths": 25831, "Recovered": 47763, "Active": 534076, "New Cases": 27050.0, "New Deaths": 2303.0, "New Recovered": 4281.0, "New Active": 20470.0, "Deaths_Rate": 0.04251, "Recovered_Rate": 0.0786}, {"Date": "2020-04-15T00:00:00", "Cases": 636350, "Deaths": 28325, "Recovered": 52096, "Active": 555929, "New Cases": 28680.0, "New Deaths": 2494.0, "New Recovered": 4333.0, "New Active": 21850.0, "Deaths_Rate": 0.04451, "Recovered_Rate": 0.08187}, {"Date": "2020-04-16T00:00:00", "Cases": 667592, "Deaths": 32916, "Recovered": 54703, "Active": 579973, "New Cases": 31240.0, "New Deaths": 4591.0, "New Recovered": 2607.0, "New Active": 24040.0, "Deaths_Rate": 0.04931, "Recovered_Rate": 0.08194}, {"Date": "2020-04-17T00:00:00", "Cases": 699706, "Deaths": 36773, "Recovered": 58545, "Active": 604388, "New Cases": 32110.0, "New Deaths": 3857.0, "New Recovered": 3842.0, "New Active": 24420.0, "Deaths_Rate": 0.05255, "Recovered_Rate": 0.08367}, {"Date": "2020-04-18T00:00:00", "Cases": 732197, "Deaths": 38664, "Recovered": 64840, "Active": 628693, "New Cases": 32490.0, "New Deaths": 1891.0, "New Recovered": 6295.0, "New Active": 24300.0, "Deaths_Rate": 0.05281, "Recovered_Rate": 0.08856}, {"Date": "2020-04-19T00:00:00", "Cases": 759086, "Deaths": 40661, "Recovered": 70337, "Active": 648088, "New Cases": 26890.0, "New Deaths": 1997.0, "New Recovered": 5497.0, "New Active": 19400.0, "Deaths_Rate": 0.05357, "Recovered_Rate": 0.09266}]}}
